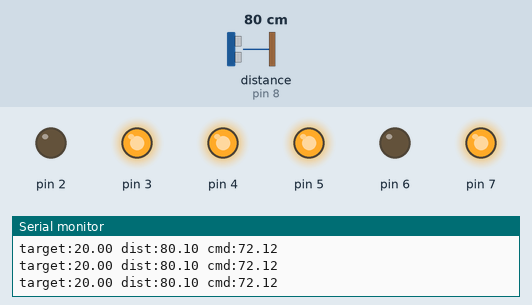
A sketch run on a simulated Arduino Uno, built with avr-gcc and run on an emulated ATmega328P. Parts: output pins drawn as LEDs (lit = HIGH), the last lines printed to the serial monitor. Wiring (inferred from the names in the program): ultrasonic range finder: trigger pin 9; echo pin 8. The inputs (shaded band) are chosen by the test bench; at power-on: distance to the obstacle (sensor on pin 8) 80 cm. The echo pulse lasts 58.3 µs per cm; pins used as bus, display or sensor lines are not drawn.

Above: at 1.2 s.
1.3 s: distance to the obstacle (sensor on pin 8) set to 46 cm
3.2 s: distance to the obstacle (sensor on pin 8) set to 37 cm
6.2 s: distance to the obstacle (sensor on pin 8) set to 9 cm
At 8.0 s:
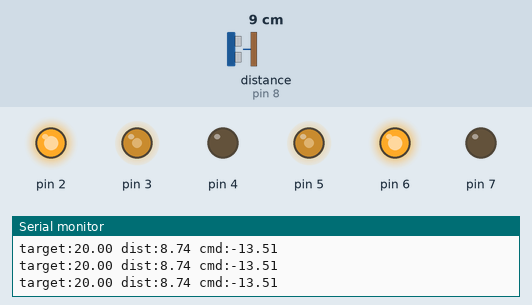
9.2 s: distance to the obstacle (sensor on pin 8) set to 2 cm
At 11.2 s:
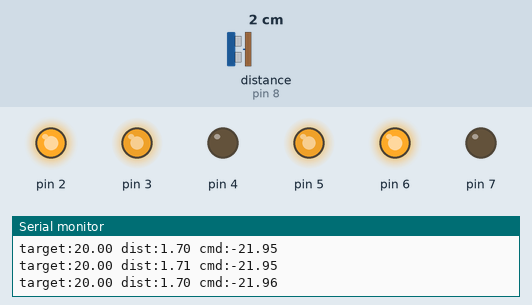
12.2 s: distance to the obstacle (sensor on pin 8) set to 35 cm
At 15.0 s:
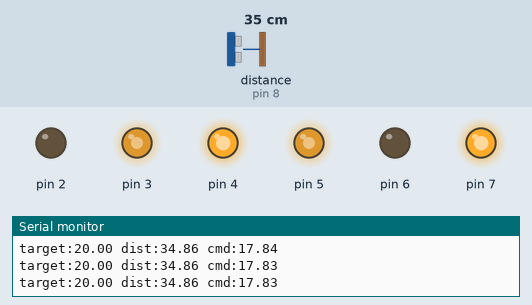
Timing chart, 0 to 16.2 s (numbered marks = the images above; inputs shaded):
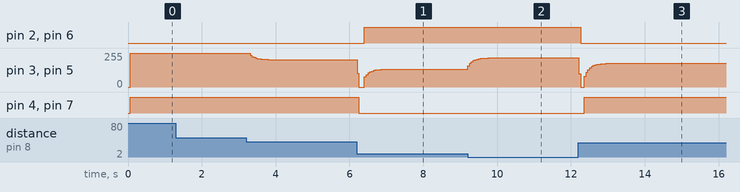

Measured:
- after the input at 6.2 s, pin 2, pin 6: LOW → HIGH after 0.20 s; pin 4, pin 7: HIGH → LOW after 0.05 s
- after the input at 9.2 s, pin 3, pin 5: moves from 135/255 to 219/255 over 0.70 s, starting at once
- after the input at 12.2 s, pin 2, pin 6: HIGH → LOW after 0.06 s; pin 4, pin 7: LOW → HIGH after 0.16 s
- by itself, pin 3, pin 5: ramps from 0/255 to 135/255 and jumps back, once every 0.05 s

The sketch:

ch08_pid_follow_distance.ino
```cpp
// Rabat Tak - Vol.2 section 8-3-2: PID distance keeping ("follow me" robot)
// HC-SR04: TRIG -> D9, ECHO -> D8 | L298N: ENA D5, IN1 D7, IN2 D6, ENB D3, IN3 D4, IN4 D2
// The robot keeps TARGET cm from the object in front of it. Open Serial Plotter (115200).
const int TRIG = 9, ECHO = 8;
const float TARGET = 20.0;            // cm
float Kp = 12.0, Ki = 0.0, Kd = 0.0;  // start with P only, then add I and D (section 8-3-3)
const float DT = 0.05;                // 50 ms control period
float integ = 0, lastDist = 0, dist = 0;
unsigned long lastT = 0;

float readCm() {
  digitalWrite(TRIG, LOW); delayMicroseconds(2);
  digitalWrite(TRIG, HIGH); delayMicroseconds(10); digitalWrite(TRIG, LOW);
  long us = pulseIn(ECHO, HIGH, 25000);          // timeout 25 ms (about 4 m)
  return us ? us / 58.0 : 400;
}

void drive(int s) {                               // s: -255..255, + = forward
  s = constrain(s, -255, 255);
  if (abs(s) < 60) s = 0;                         // dead zone: motor cannot turn below this
  digitalWrite(7, s > 0); digitalWrite(6, s < 0);
  digitalWrite(4, s > 0); digitalWrite(2, s < 0);
  analogWrite(5, abs(s)); analogWrite(3, abs(s));
}

void setup() {
  Serial.begin(115200);
  pinMode(TRIG, OUTPUT); pinMode(ECHO, INPUT);
  int outs[] = {7, 6, 4, 2, 5, 3};
  for (int p : outs) pinMode(p, OUTPUT);
  dist = lastDist = readCm();
}

void loop() {
  if (millis() - lastT < DT * 1000) return;       // fixed period, no delay()
  lastT = millis();
  dist = 0.7 * dist + 0.3 * readCm();             // simple low-pass filter
  float error = dist - TARGET;                    // + : too far -> go forward
  integ = constrain(integ + error * DT, -100, 100);         // anti-windup
  float deriv = (dist - lastDist) / DT;           // rate of change (derivative of measurement)
  lastDist = dist;
  float u = Kp * error + Ki * integ + Kd * deriv;
  if (dist > 150) u = 0, integ = 0;               // nothing in front: stop
  drive((int)u);
  Serial.print("target:"); Serial.print(TARGET);  // Serial Plotter format
  Serial.print(" dist:");  Serial.print(dist);
  Serial.print(" cmd:");   Serial.println(u / 10);
}
```
